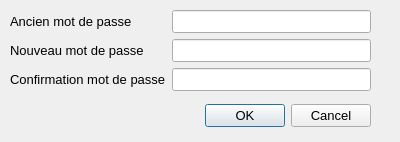
<?xml version="1.0" encoding="UTF-8"?>
<ui version="4.0">
 <class>FenetreChangerMDP</class>
 <widget class="QDialog" name="FenetreChangerMDP">
  <property name="geometry">
   <rect>
    <x>0</x>
    <y>0</y>
    <width>400</width>
    <height>142</height>
   </rect>
  </property>
  <property name="font">
   <font>
    <pointsize>10</pointsize>
   </font>
  </property>
  <property name="windowTitle">
   <string>KFet - Changer de mot de passe</string>
  </property>
  <property name="modal">
   <bool>true</bool>
  </property>
  <widget class="QDialogButtonBox" name="buttonBox">
   <property name="geometry">
    <rect>
     <x>30</x>
     <y>100</y>
     <width>341</width>
     <height>32</height>
    </rect>
   </property>
   <property name="orientation">
    <enum>Qt::Horizontal</enum>
   </property>
   <property name="standardButtons">
    <set>QDialogButtonBox::Cancel|QDialogButtonBox::Ok</set>
   </property>
  </widget>
  <widget class="QWidget" name="formLayoutWidget">
   <property name="geometry">
    <rect>
     <x>10</x>
     <y>10</y>
     <width>361</width>
     <height>81</height>
    </rect>
   </property>
   <layout class="QFormLayout" name="formLayout">
    <item row="0" column="0">
     <widget class="QLabel" name="label">
      <property name="text">
       <string>Ancien mot de passe</string>
      </property>
     </widget>
    </item>
    <item row="0" column="1">
     <widget class="QLineEdit" name="lineEdit">
      <property name="echoMode">
       <enum>QLineEdit::Password</enum>
      </property>
     </widget>
    </item>
    <item row="1" column="0">
     <widget class="QLabel" name="label_2">
      <property name="text">
       <string>Nouveau mot de passe</string>
      </property>
     </widget>
    </item>
    <item row="1" column="1">
     <widget class="QLineEdit" name="lineEdit_2">
      <property name="echoMode">
       <enum>QLineEdit::Password</enum>
      </property>
     </widget>
    </item>
    <item row="2" column="0">
     <widget class="QLabel" name="label_3">
      <property name="text">
       <string>Confirmation mot de passe</string>
      </property>
     </widget>
    </item>
    <item row="2" column="1">
     <widget class="QLineEdit" name="lineEdit_3">
      <property name="echoMode">
       <enum>QLineEdit::Password</enum>
      </property>
     </widget>
    </item>
   </layout>
  </widget>
 </widget>
 <resources/>
 <connections>
  <connection>
   <sender>buttonBox</sender>
   <signal>accepted()</signal>
   <receiver>FenetreChangerMDP</receiver>
   <slot>accept()</slot>
   <hints>
    <hint type="sourcelabel">
     <x>248</x>
     <y>254</y>
    </hint>
    <hint type="destinationlabel">
     <x>157</x>
     <y>274</y>
    </hint>
   </hints>
  </connection>
  <connection>
   <sender>buttonBox</sender>
   <signal>rejected()</signal>
   <receiver>FenetreChangerMDP</receiver>
   <slot>reject()</slot>
   <hints>
    <hint type="sourcelabel">
     <x>316</x>
     <y>260</y>
    </hint>
    <hint type="destinationlabel">
     <x>286</x>
     <y>274</y>
    </hint>
   </hints>
  </connection>
 </connections>
</ui>
